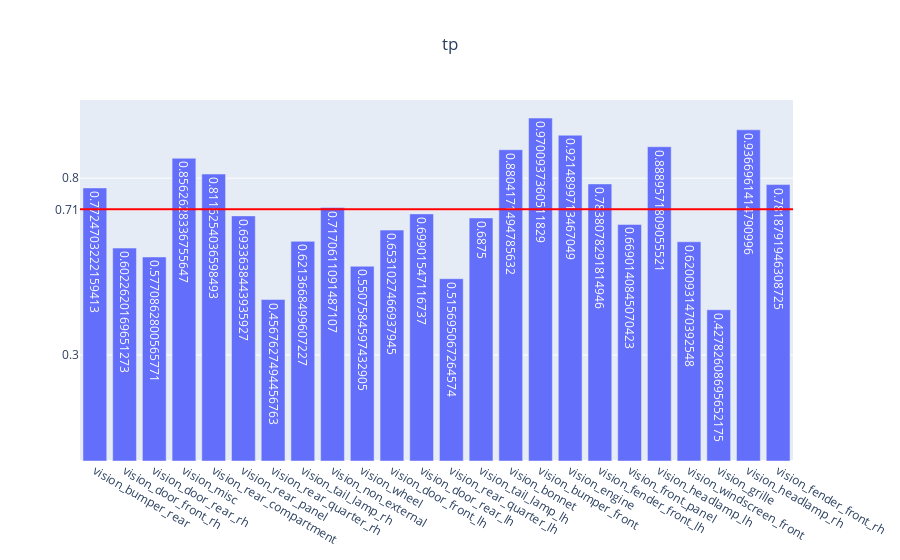

Notebook cell for this chart:
### Code cell
genVisMulitlabel(partEvalMetrics, "tp")

### Figure 1 — Plotly figure (JSON) as saved in the notebook; plotly's stock layout.template omitted (floating-point values rounded to 4 significant figures)
{"data": [{"text": [0.7725, 0.6023, 0.5771, 0.8563, 0.8116, 0.6934, 0.4568, 0.6214, 0.7171, 0.5508, 0.6531, 0.699, 0.5157, 0.6875, 0.8804, 0.9701, 0.9215, 0.7838, 0.669, 0.889, 0.6201, 0.4278, 0.9367, 0.7819], "type": "bar", "x": ["vision_bumper_rear", "vision_door_front_rh", "vision_door_rear_rh", "vision_misc", "vision_rear_compartment", "vision_rear_panel", "vision_rear_quarter_rh", "vision_tail_lamp_rh", "vision_non_external", "vision_wheel", "vision_door_front_lh", "vision_door_rear_lh", "vision_rear_quarter_lh", "vision_tail_lamp_lh", "vision_bonnet", "vision_bumper_front", "vision_engine", "vision_fender_front_lh", "vision_front_panel", "vision_headlamp_lh", "vision_windscreen_front", "vision_grille", "vision_headlamp_rh", "vision_fender_front_rh"], "y": [0.7725, 0.6023, 0.5771, 0.8563, 0.8116, 0.6934, 0.4568, 0.6214, 0.7171, 0.5508, 0.6531, 0.699, 0.5157, 0.6875, 0.8804, 0.9701, 0.9215, 0.7838, 0.669, 0.889, 0.6201, 0.4278, 0.9367, 0.7819]}], "layout": {"shapes": [{"line": {"color": "red", "width": 2}, "type": "line", "x0": 0, "x1": 1, "xref": "x domain", "y0": 0.7123, "y1": 0.7123, "yref": "y"}], "title": {"text": "tp", "x": 0.5}, "yaxis": {"tickmode": "array", "tickvals": ["0.71", 0.3, 0.8]}}}
